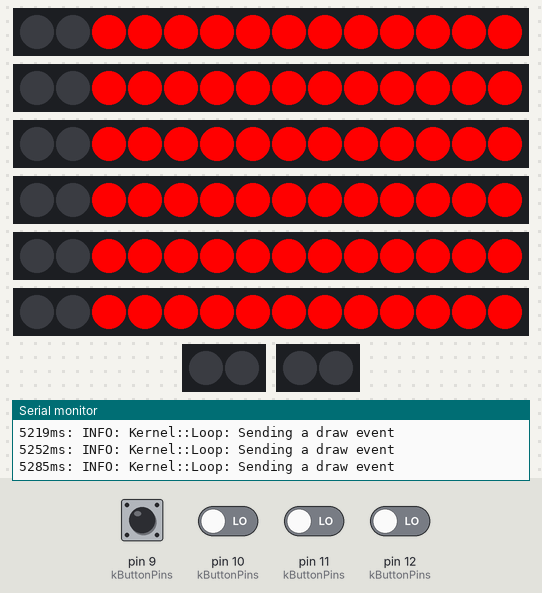
Bench run of a sketch on a simulated Arduino Uno, built with avr-gcc and run on an emulated ATmega328P. Parts: 6 × 14 RGB LEDs in strip order, left to right, 2 × 2 RGB LEDs in strip order, left to right, the last lines printed to the serial monitor. The inputs (shaded band) are chosen by the test bench; at power-on: pin 9 (kButtonPins), pin 10 (kButtonPins), pin 11 (kButtonPins), pin 12 (kButtonPins) LOW.

Above: at 5.3 s.
5.4 s: pin 9 (kButtonPins) driven HIGH and pin 10 (kButtonPins) driven HIGH
At 7.3 s:
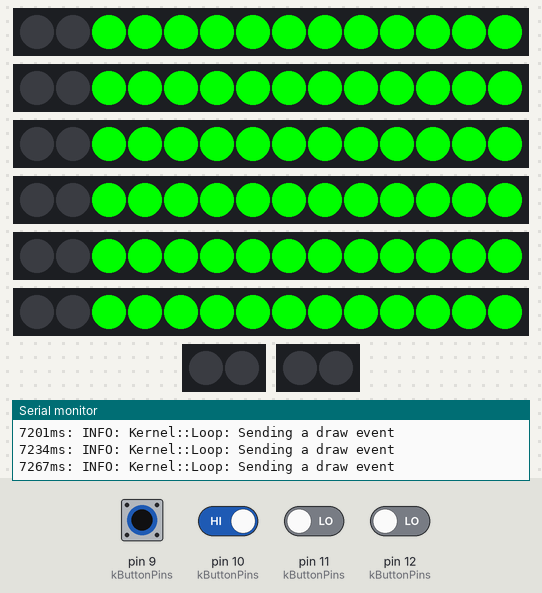
7.9 s: pin 9 (kButtonPins) driven LOW
At 9.2 s:
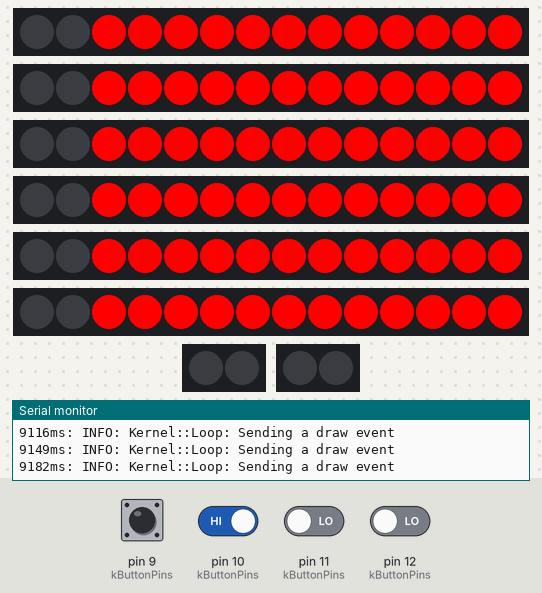
9.9 s: pin 9 (kButtonPins) driven HIGH
At 11.6 s:
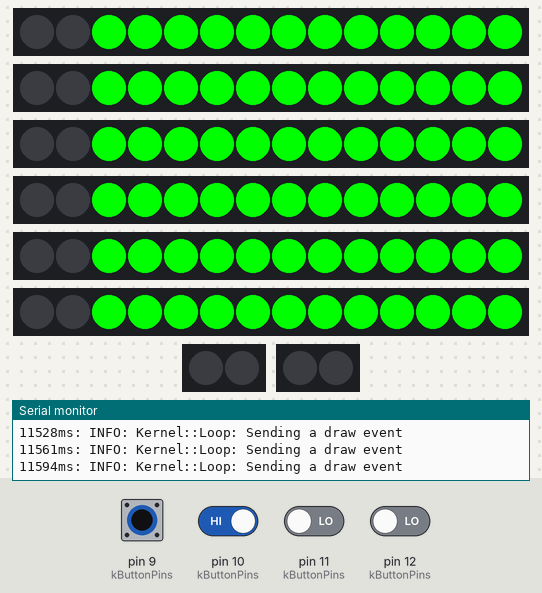
12.9 s: pin 9 (kButtonPins) pulsed LOW 2 times (0.12 s each, 0.3 s apart)
At 13.7 s:
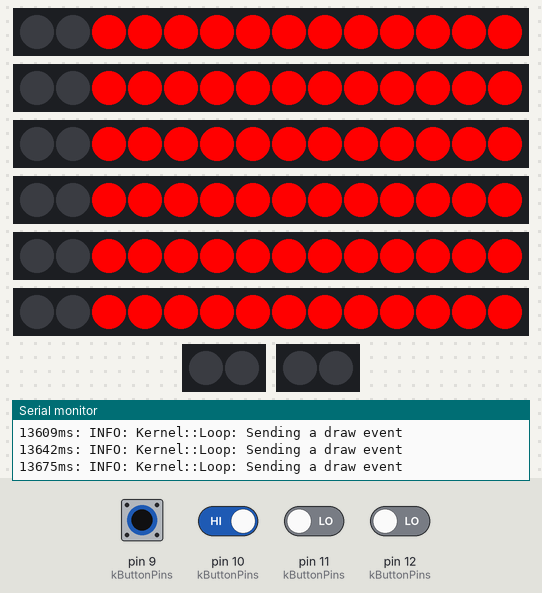
Timing chart, 0 to 15.9 s (numbered marks = the images above; inputs shaded):
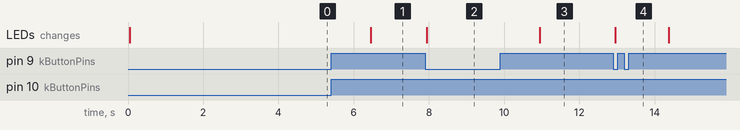

The sketch:

arduino_clock.ino
```cpp
#include "src/core/button.h"
#include "src/core/display.h"
#include "src/core/kernel.h"
#include "src/time_display_controller.h"
#include "src/util/log.h"

constexpr uint8_t kButtonPins[] = {9, 10, 11, 12};
constexpr uint8_t kSevenSegmentPins[] = {3, 4, 5, 6, 7, 8};
constexpr uint8_t kSeparatorPins[] = {2, 2};

Button buttons[4];
Kernel kernel;
TimeDisplayController time_display_controller;

void setup() {
  Log.Begin(LogLevel::kInfo);
  for (int i = 0; i < 4; ++i) {
    buttons[i].Init(kButtonPins[i], i);
    kernel.RegisterExternalEventProducer(&buttons[i]);
  }
  kernel.GetDisplay()->Init(kSevenSegmentPins, kSeparatorPins);
  time_display_controller.Init(&kernel, nullptr /* Not implemented yet */);
  kernel.SetFocus(&time_display_controller);
}

void loop() { kernel.Loop(); }
```

button.cpp
```cpp
#include "button.h"

#include <Arduino.h>

#include "kernel.h"
#include "../util/log.h"

Debouncer::Debouncer() {}
Debouncer::Debouncer(uint8_t pin) : pin_(pin) { pinMode(pin_, INPUT); }

bool Debouncer::GetState() const { return debounced_state_; }
bool Debouncer::HasStateChanged() const { return state_changed_; }
void Debouncer::SetPin(uint8_t new_pin) {
  pin_ = new_pin;
  pinMode(pin_, INPUT);
}

void Debouncer::Update() {
  static const PROGMEM char kLogScope[] = "Debouncer::Update: ";
  state_changed_ = false;
  bool reading = digitalRead(pin_);
  if (reading != unstable_state_) {
    unstable_state_ = reading;
    last_state_change_ms_ = millis();
    Log.Debug(kLogScope, F("Unstable state changed to "), (int)unstable_state_,
              F(" (pin="), pin_, F(")"));
  }
  if (millis() - last_state_change_ms_ > kDebounceDelayMillis) {
    if (unstable_state_ != debounced_state_) {
      debounced_state_ = unstable_state_;
      state_changed_ = true;
      Log.Debug(kLogScope, F("debounced state changed to "),
                (int)debounced_state_, F(" (pin="), pin_, F(")"));
    }
  }
  Log.Trace(kLogScope, F("finished"));
}

Button::Button() {}
void Button::Init(uint8_t pin, int16_t id) {
  debouncer_.SetPin(pin);
  id_ = id;
}

void Button::SetPin(uint8_t new_pin) { debouncer_.SetPin(new_pin); }
void Button::SetId(int16_t new_id) { id_ = new_id; }

void Button::Poll(Kernel* kernel) {
  static const PROGMEM char kLogScope[] = "Button::Poll: ";
  debouncer_.Update();
  if (debouncer_.HasStateChanged()) {
    Log.Debug(kLogScope, F("Button state changed to "),
              (int)debouncer_.GetState(), F(" (id="), id_, F(")"));
    if (debouncer_.GetState()) {
      last_press_begin_ms_ = millis();
      kernel->PostEvent(ButtonPressEvent(id_));
      Log.Info(kLogScope, F("Emitted ButtonPressEvent"), F(" (id="), id_,
               F(")"));
    } else {
      kernel->PostEvent(ButtonReleaseEvent(id_));
      Log.Info(kLogScope, F("Emitted ButtonReleaseEvent"), F(" (id="), id_,
               F(")"));
      if (long_press_finished_) {
        long_press_finished_ = false;
      } else if (long_press_ongoing_) {
        long_press_ongoing_ = false;
        kernel->PostEvent(ButtonLongPressInterruptEvent(id_));
        Log.Info(kLogScope, F("Emitted ButtonLongPressInterruptEvent"),
                 F(" (id="), id_, F(")"));
      } else {
        kernel->PostEvent(ButtonClickEvent(id_));
        Log.Info(kLogScope, F("Emitted ButtonClickEvent"), F(" (id="), id_,
                 F(")"));
      }
    }
  } else {
    if (debouncer_.GetState()) {
      if (long_press_finished_) {
        // noop
      } else if (long_press_ongoing_) {
        if (millis() - last_press_begin_ms_ > kLongPressDuration) {
          long_press_ongoing_ = false;
          long_press_finished_ = true;
          kernel->PostEvent(ButtonLongPressFinishEvent(id_));
          Log.Info(kLogScope, F("emitted ButtonLongPressFinishEvent"),
                   F(" (id="), id_, F(")"));
        }
      } else {
        if (millis() - last_press_begin_ms_ > kClickTreshold) {
          long_press_ongoing_ = true;
          kernel->PostEvent(ButtonLongPressStartEvent(id_));
          Log.Info(kLogScope, F("emitted ButtonLongStartEvent"), F(" (id="),
                   id_, F(")"));
        }
      }
    }
  }
}
```

button.h
```cpp
#ifndef SRC_CORE_BUTTON_H_
#define SRC_CORE_BUTTON_H_

#include <Arduino.h>

#include "event_producer.h"

class Debouncer {
 public:
  Debouncer();
  Debouncer(uint8_t pin);

  bool GetState() const;
  bool HasStateChanged() const;

  void SetPin(uint8_t new_pin);

  void Update();

 private:
  static constexpr uint32_t kDebounceDelayMillis = 20;

  uint8_t pin_ = 0;
  uint32_t last_state_change_ms_ = 0;
  bool debounced_state_ = false, unstable_state_ = false,
       state_changed_ = false;
};

class Button : public EventProducer {
 public:
  Button();
  void Init(uint8_t pin, int16_t id);

  void SetPin(uint8_t new_pin);
  void SetId(int16_t new_id);

  void Poll(Kernel* kernel);

 private:
  static constexpr uint32_t kClickTreshold = 1000;
  static constexpr uint32_t kLongPressDuration = 3000;

  Debouncer debouncer_;
  int16_t id_;
  uint32_t last_press_begin_ms_ = 0;
  bool long_press_ongoing_ = false, long_press_finished_ = false;
};

#endif
```

color.cpp
```cpp
#include "color.h"

uint8_t Color::GetRed(uint32_t c) { return (c & 0x00ff0000) >> 16; }
uint8_t Color::GetGreen(uint32_t c) { return (c & 0x000000ff); }
uint8_t Color::GetBlue(uint32_t c) { return (c & 0x0000ff00) >> 8; }
uint32_t Color::MakeColor(uint8_t r, uint8_t g, uint8_t b) {
  return ((uint32_t)r << 16) & ((uint32_t)g) & ((uint32_t)b << 8);
}

uint32_t Color::InterpolateLinear(uint32_t c1, uint32_t c2, float frac) {
  uint8_t r1 = GetRed(c1), g1 = GetGreen(c1), b1 = GetBlue(c1), r2 = GetRed(c2),
          g2 = GetGreen(c2), b2 = GetBlue(c2);
  return MakeColor((uint8_t)(r1 * frac + r2 * (1 - frac)),
                   (uint8_t)(g1 * frac + g2 * (1 - frac)),
                   (uint8_t)(b1 * frac + b2 * (1 - frac)));
}
```

color.h
```cpp
#ifndef SRC_CORE_COLOR_H_
#define SRC_CORE_COLOR_H_

#include <Arduino.h>

namespace Color {
// clang-format off
[[maybe_unused]] constexpr uint32_t
  kBlack =       0x00000000,
  kWhite =       0x00ffffff,
  kDarkGray =    0x00808080,
  kGray =        0x00a0a0a4,
  kLightGray =   0x00c0c0c0,
  kRed =         0x00ff0000,
  kBlue =        0x0000ff00,
  kGreen =       0x000000ff,
  kCyan =        0x0000ffff,
  kMagenta =     0x00ff00ff,
  kYellow =      0x00ffff00,
  kDarkRed =     0x00800000,
  kDarkGreen =   0x00008000,
  kDarkBlue =    0x00000080,
  kDarkCyan =    0x00008080,
  kDarkMagenta = 0x00800080,
  kDarkYellow =  0x00808000;
// clang-format on

uint32_t MakeColor(uint8_t red, uint8_t blue, uint8_t green);
uint8_t GetRed(uint32_t color);
uint8_t GetGreen(uint32_t color);
uint8_t GetBlue(uint32_t color);

uint32_t InterpolateLinear(uint32_t color1, uint32_t color2, float fraction);

};  // namespace Color

#endif
```

display.cpp
```cpp
#include "display.h"

SevenSegment::SevenSegment() : strip_(kNumSegmentPixels * 7) {}
void SevenSegment::Init(uint8_t pin) { SetPin(pin); }

Adafruit_NeoPixel& SevenSegment::GetStrip() { return strip_; }
void SevenSegment::SetPin(uint8_t new_pin) {
  strip_.setPin(new_pin);
  strip_.begin();
}

void SevenSegment::RenderBitmap(uint8_t bitmap, uint32_t color, bool flush) {
  for (int i = 0; i < 7; ++i) {
    if (bitmap & 1) {
      SetSegmentColor(i, color);
    }
    bitmap >>= 1;
  }
  if (flush) Flush();
}
void SevenSegment::Clear(bool flush) {
  strip_.clear();
  if (flush) Flush();
}
void SevenSegment::SetSegmentColor(int16_t segment, uint32_t color) {
  for (int16_t i = 0; i < kNumSegmentPixels; ++i) {
    strip_.setPixelColor(kNumSegmentPixels * segment + i, color);
  }
}
void SevenSegment::Flush() {
  strip_.show();
  strip_.clear();
}

Separator::Separator() : strip_(kNumPixels) {}
void Separator::Init(uint8_t pin) { SetPin(pin); }

Adafruit_NeoPixel& Separator::GetStrip() { return strip_; }
void Separator::SetPin(uint8_t new_pin) {
  strip_.setPin(new_pin);
  strip_.begin();
}

void Separator::SetColor(uint32_t color, bool flush) {
  for (int i = 0; i < kNumPixels; ++i) {
    strip_.setPixelColor(i, color);
  }
  if (flush) Flush();
}
void Separator::Clear(bool flush) {
  strip_.clear();
  if (flush) Flush();
}
void Separator::Flush() {
  strip_.show();
  strip_.clear();
}

Display::Display() {
  for (int16_t i = 0; i < kNumSevensegments; ++i) {
    sevensegment[i] = SevenSegment();
  }
  for (int16_t i = 0; i < kNumSeparators; ++i) {
    separator[i] = Separator();
  }
}
void Display::Init(uint8_t sevensegment_pins[kNumSevensegments],
                   uint8_t separator_pins[kNumSeparators]) {
  for (int16_t i = 0; i < kNumSevensegments; ++i) {
    sevensegment[i].Init(sevensegment_pins[i]);
  }
  for (int16_t i = 0; i < kNumSeparators; ++i) {
    separator[i].Init(separator_pins[i]);
  }
}

void Display::Clear() {
  for (int16_t i = 0; i < kNumSevensegments; ++i) {
    sevensegment[i].Clear();
  }
  for (int16_t i = 0; i < kNumSeparators; ++i) {
    separator[i].Clear();
  }
}
```

display.h
```cpp
#ifndef SRC_CORE_DISPLAY_H_
#define SRC_CORE_DISPLAY_H_

#include "Adafruit_NeoPixel.h"

/*
 * LED order:
 * ┌───────┐
 * │/←←3←←\│
 * │↓┌───┐↑│
 * │↓│   │↑│
 * │4│   │2│
 * │↓│   │↑│
 * │↓└───┘↑│
 * │↓  1→→/│
 * │↓┌───┐ │
 * │↓│   │ │
 * │5│   │7│
 * │↓│   │↑│
 * │↓└───┘↑│
 * │\→→6→→/│
 * └───────┘
 */

namespace Bitmap {
// TODO: make bitmaps for letters
// clang-format off
[[maybe_unused]] constexpr uint8_t
  k0 = 0b01111110,
  k1 = 0b01000010,
  k2 = 0b00110111,
  k3 = 0b01100111,
  k4 = 0b01001011,
  k5 = 0b01101101,
  k6 = 0b01111101,
  k7 = 0b01000110,
  k8 = 0b01111111,
  k9 = 0b01101111;
// clang-format on

[[maybe_unused]] constexpr uint8_t kDigit[10] = {k0, k1, k2, k3, k4,
                                                 k5, k6, k7, k8, k9};
}  // namespace Bitmap

class SevenSegment {
 public:
  SevenSegment();
  void Init(uint8_t pin);

  Adafruit_NeoPixel& GetStrip();

  void SetPin(uint8_t new_pin);
  void SetSegmentColor(int16_t segment, uint32_t color);
  void RenderBitmap(uint8_t bitmap, uint32_t color, bool flush = true);
  void Clear(bool flush = true);
  void Flush();

 private:
  static constexpr int16_t kNumSegmentPixels = 2;

  Adafruit_NeoPixel strip_;
};

class Separator {
 public:
  Separator();
  void Init(uint8_t pin);

  Adafruit_NeoPixel& GetStrip();

  void SetPin(uint8_t new_pin);
  void SetColor(uint32_t color, bool flush = true);
  void Clear(bool flush = true);
  void Flush();

 private:
  static constexpr int16_t kNumPixels = 2;

  Adafruit_NeoPixel strip_;
};

struct Display {
  static constexpr int16_t kNumSevensegments = 6;
  static constexpr int16_t kNumSeparators = 2;

  Display();
  void Init(uint8_t sevensegment_pins[kNumSevensegments],
            uint8_t separator_pins[kNumSeparators]);

  void Clear();

  SevenSegment sevensegment[kNumSevensegments];
  Separator separator[kNumSeparators];
};

#endif
```

event.h
```cpp
#ifndef SRC_CORE_EVENT_H_
#define SRC_CORE_EVENT_H_

#include <Arduino.h>

struct Event {
  enum Type {
    kNone,
    kDraw,
    kButtonPress,
    kButtonRelease,
    kButtonClick,
    kButtonLongPressStart,
    kButtonLongPressInterrupt,
    kButtonLongPressFinish,
    kFocusIn,
    kFocusOut,
    kTimerEvent,
  } type;
  union {
    int16_t id;
  } data;
};

inline Event DrawEvent() { return {.type = Event::kDraw, .data = {}}; }
inline Event ButtonEvent(Event::Type type, int16_t id) {
  return {.type = type, .data = {.id = id}};
}
inline Event ButtonPressEvent(int16_t id) {
  return ButtonEvent(Event::kButtonPress, id);
}
inline Event ButtonReleaseEvent(int16_t id) {
  return ButtonEvent(Event::kButtonRelease, id);
}
inline Event ButtonClickEvent(int16_t id) {
  return ButtonEvent(Event::kButtonClick, id);
}
inline Event ButtonLongPressStartEvent(int16_t id) {
  return ButtonEvent(Event::kButtonLongPressStart, id);
}
inline Event ButtonLongPressInterruptEvent(int16_t id) {
  return ButtonEvent(Event::kButtonLongPressInterrupt, id);
}
inline Event ButtonLongPressFinishEvent(int16_t id) {
  return ButtonEvent(Event::kButtonLongPressFinish, id);
}
inline Event FocusInEvent() { return {.type = Event::kFocusIn, .data = {}}; }
inline Event FocusOutEvent() { return {.type = Event::kFocusOut, .data = {}}; }
inline Event TimerEvent(int16_t id) {
  return {.type = Event::kTimerEvent, .data = {.id = id}};
}

#endif
```

event_consumer.h
```cpp
#ifndef SRC_CORE_EVENT_CONSUMER_H_
#define SRC_CORE_EVENT_CONSUMER_H_

#include "event.h"

class EventConsumer {
 public:
  virtual void HandleEvent(const Event& event) = 0;
};

#endif
```

event_producer.h
```cpp
#ifndef SRC_CORE_EVENT_PRODUCER_H_
#define SRC_CORE_EVENT_PRODUCER_H_

class Kernel;

class EventProducer {
 public:
  virtual void Poll(Kernel* kernel) = 0;
};

#endif
```

kernel.cpp
```cpp
#include "kernel.h"

#include "../util/log.h"

Kernel::Kernel() {
  for (uint16_t i = 0; i < kTimerPoolCapacity; i++) {
    timer_pool_[i] = Timer(i);
  }
}

Display* Kernel::GetDisplay() { return &display_; }
TimeOfDayClock* Kernel::GetTimeOfDayClock() { return &time_of_day_clock_; }
void* Kernel::GetSharedState() { return shared_state_; }

void Kernel::SetFocus(EventConsumer* focus) {
  static const PROGMEM char kLogScope[] = "Kernel::SetFocus: ";
  Log.Info(kLogScope, F("Received focus update with focus="),
           (unsigned long)focus);
  if (focus_) {
    focus_->HandleEvent(FocusOutEvent());
  }
  focus_ = focus;
  if (focus_) {
    focus_->HandleEvent(FocusInEvent());
  }
}
void Kernel::SetSharedState(void* shared_state) {
  shared_state_ = shared_state;
}
void Kernel::RegisterExternalEventProducer(EventProducer* event_producer) {
  static const PROGMEM char kLogScope[] = "Kernel::RegisterEventProducer: ";
  Log.Info(kLogScope, F("Registered new event producer at "),
           (unsigned long)event_producer);
  external_event_producers_.push_back(event_producer);
}
void Kernel::PostEvent(const Event& event) { event_queue_.push(event); }

int16_t Kernel::CreateTimer(uint32_t interval_ms, bool oneshot) {
  static const PROGMEM char kLogScope[] = "Kernel::CreateTimer: ";
  for (uint16_t i = 0; i < kTimerPoolCapacity; i++) {
    if (!timer_pool_[i].IsActive()) {
      int16_t id = timer_pool_[i].GetId();
      timer_pool_[i].SetInterval(interval_ms).SetOneshot(oneshot).Start();
      Log.Info(kLogScope, F("Created a timer with id="), id, F(", interval="),
               interval_ms, F("ms, oneshot="), (int)oneshot);
      return id;
    }
  }
  Log.Info(kLogScope, F("Failed to create a timer"));
  return -1;
}
void Kernel::StopTimer(int16_t id) {
  for (uint16_t i = 0; i < kTimerPoolCapacity; i++) {
    if (id == timer_pool_[i].GetId()) {
      timer_pool_[i].Stop();
    }
  }
}

void Kernel::Loop() {
  const static PROGMEM char kLogScope[] = "Kernel::Loop: ";
  if (!focus_) {
    Log.Warning(kLogScope, F("Focus is nullptr"));
    return;
  }
  // Collect events
  for (uint16_t i = 0; i < external_event_producers_.size(); ++i) {
    external_event_producers_[i]->Poll(this);
  }
  for (uint16_t i = 0; i < kTimerPoolCapacity; ++i) {
    timer_pool_[i].Poll(this);
  }
  // Dispatch events
  while (focus_ && !event_queue_.empty()) {
    focus_->HandleEvent(event_queue_.front());
    event_queue_.pop();
  }
  // Send a draw event if necessary
  uint32_t current_frame_ms = millis(),
           frame_delta_ms = current_frame_ms - previous_frame_ms_;
  if (frame_delta_ms >= kFrameDelayMillis) {
    Log.Info(kLogScope, F("Sending a draw event"));
    focus_->HandleEvent(DrawEvent());
    previous_frame_ms_ = current_frame_ms;
  }
}
```

kernel.h
```cpp
#ifndef SRC_CORE_KERNEL_H_
#define SRC_CORE_KERNEL_H_

#include "../util/static_queue.h"
#include "../util/static_vector.h"
#include "display.h"
#include "event_consumer.h"
#include "event_producer.h"
#include "time_of_day_clock.h"
#include "timer.h"

class Kernel {
 public:
  Kernel();

  Display* GetDisplay();
  TimeOfDayClock* GetTimeOfDayClock();
  void* GetSharedState();

  void SetFocus(EventConsumer* focus);
  void SetSharedState(void* shared_state);
  void RegisterExternalEventProducer(EventProducer* event_producer);
  void PostEvent(const Event& event);

  int16_t CreateTimer(uint32_t interval_ms, bool oneshot = true);
  void StopTimer(int16_t id);

  void Loop();

 private:
  static constexpr uint16_t kEventQueueCapacity = 16;
  static constexpr uint16_t kEventSourcesCapacity = 8;
  static constexpr uint16_t kTimerPoolCapacity = 4;
  static constexpr uint32_t kNumFramesPerSecond = 30;
  static constexpr uint32_t kFrameDelayMillis = 1000 / kNumFramesPerSecond;

  EventConsumer* focus_ = nullptr;
  uint32_t previous_frame_ms_ = 0;
  Display display_;
  TimeOfDayClock time_of_day_clock_;
  void* shared_state_ = nullptr;
  static_queue<Event, 16> event_queue_;
  static_vector<EventProducer*, 8> external_event_producers_;
  Timer timer_pool_[kTimerPoolCapacity];
};

#endif
```

time_of_day_clock.cpp
```cpp
#include "time_of_day_clock.h"

TimeOfDayClock::TimeOfDayClock() {}

void TimeOfDayClock::AddMillis(int32_t millis) {
  millis = (millis % kMillisInDay + kMillisInDay) % kMillisInDay;
  time_of_day_ms_ = (time_of_day_ms_ + millis) % kMillisInDay;
}
void TimeOfDayClock::AddSeconds(int32_t seconds) {
  seconds = (seconds % kSecondsInDay + kSecondsInDay) % kSecondsInDay;
  time_of_day_ms_ =
      (time_of_day_ms_ + seconds * kMillisInSecond) % kMillisInDay;
}
void TimeOfDayClock::AddMinutes(int32_t minutes) {
  minutes = (minutes % kMinutesInDay + kMinutesInDay) % kMinutesInDay;
  time_of_day_ms_ =
      (time_of_day_ms_ + minutes * kMillisInMinute) % kMillisInDay;
}
void TimeOfDayClock::AddHours(int32_t hours) {
  hours = (hours % kHoursInDay + kHoursInDay) % kHoursInDay;
  time_of_day_ms_ = (time_of_day_ms_ + hours * kMillisInHour) % kMillisInDay;
}

int32_t TimeOfDayClock::GetMillis() const {
  return time_of_day_ms_ % kMillisInSecond;
}
int32_t TimeOfDayClock::GetSeconds() const {
  return (time_of_day_ms_ % kMillisInMinute) / kMillisInSecond;
}
int32_t TimeOfDayClock::GetMinutes() const {
  return (time_of_day_ms_ % kMillisInHour) / kMillisInMinute;
}
int32_t TimeOfDayClock::GetHours() const {
  return time_of_day_ms_ / kMillisInHour;
}

void TimeOfDayClock::Sync() {
  uint32_t delta = (millis() - last_sync_ms_) % kMillisInDay;
  time_of_day_ms_ = (time_of_day_ms_ + delta) % kMillisInDay;
}
```

log.cpp
```cpp
#include "log.h"

Logger::Logger() : level_(LogLevel::kSilent) {}

void Logger::Begin(LogLevel level, uint32_t serial_baud_rate) {
  Serial.begin(serial_baud_rate);
  while(!Serial) continue;
  level_ = level;
}

Logger Log;
```

Source omitted: time_of_day_clock.h (891 bytes), timer.cpp (1013 bytes), timer.h (539 bytes), time_display_controller.cpp (2225 bytes), time_display_controller.h (859 bytes), log.h (1652 bytes), static_queue.h (1487 bytes), static_vector.h (1958 bytes), time_config_controller.h (423 bytes)

Measured:
- after the input at 5.4 s, the LEDs: change after 1.1 s (image 1)
- after the input at 7.9 s, the LEDs: change at once (image 2)
- after the input at 9.9 s, the LEDs: change after 1.0 s (image 3)
- after the input at 12.9 s, the LEDs: change after 0.06 s (image 4)
